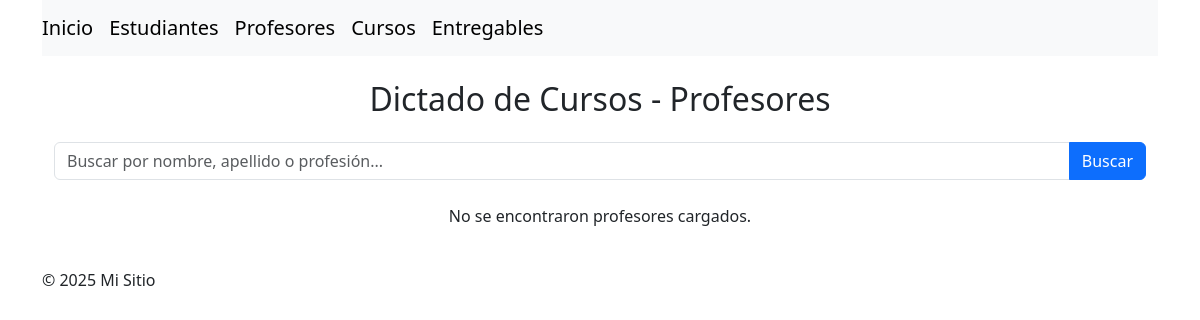
The app's page /profesores/, older data.
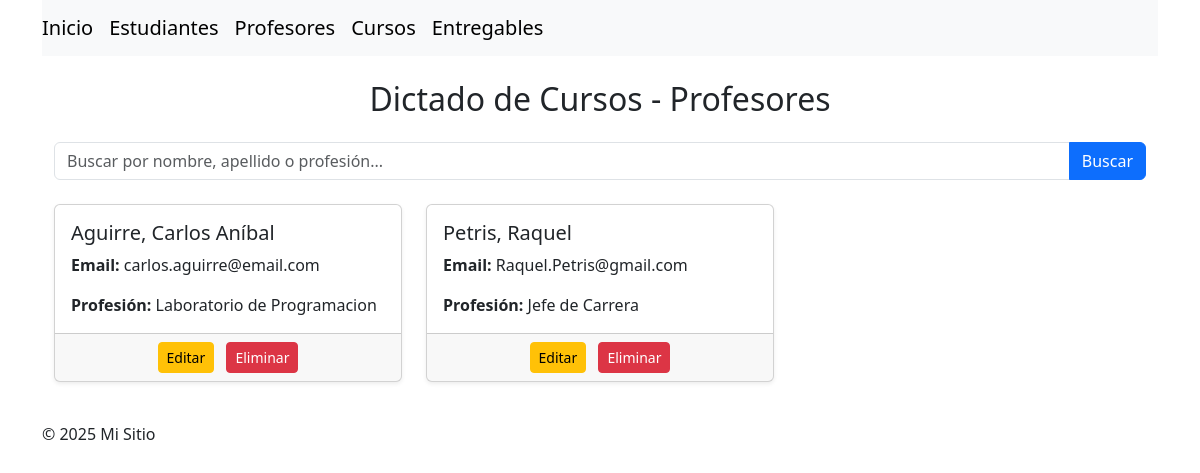
The same page, newer data.
### myapp/models.py (models this page shows, shortened)
class Profesor(models.Model) :
    nombre = models.CharField(max_length=100)
    apellido = models.CharField(max_length=100)
    profesion = models.CharField(max_length=100)
    email = models.EmailField()

### myapp/views.py (the view)
# urls.py: path('profesores/', views.profesores, name='profesores'),
def profesores(request):
    query = request.GET.get('q')
    if query:
        profesores = Profesor.objects.filter(
            models.Q(nombre__icontains=query) |
            models.Q(apellido__icontains=query) |
            models.Q(profesion__icontains=query)
        )
    else:
        profesores = Profesor.objects.all()
    return render(request, 'myapp/profesores.html', {'profesores': profesores, 'query': query})

### myapp/templates/myapp/profesores.html (shortened to what this page needs)
{% extends 'base.html' %}
{% block content %}
<div class="container mt-4">
    <h2 class="text-center mb-4">Dictado de Cursos - Profesores</h2>
    <form method="get" action="{% url 'myapp:profesores' %}" class="mb-4">
        <div class="input-group">
            <input type="text" name="q" class="form-control" placeholder="Buscar por nombre, apellido o profesión..." value="{{ query|default_if_none:'' }}">
            <button type="submit" class="btn btn-primary">Buscar</button>
        </div>
    </form>
    <div class="row">
        {% for profesor in profesores %}
            <div class="col-md-4 mb-3">
                <div class="card h-100 shadow-sm">
                    <div class="card-body">
                        <h5 class="card-title">{{ profesor.apellido }}, {{ profesor.nombre }}</h5>
                        <p class="card-text"><strong>Email:</strong> {{ profesor.email }}</p>
                        <p class="card-text"><strong>Profesión:</strong> {{ profesor.profesion }}</p>
                    </div>
                    <div class="card-footer text-center">
                        <a href="{% url 'myapp:profesorEditar' profesor.id %}" class="btn btn-warning btn-sm me-2">Editar</a>
                        <a href="{% url 'myapp:profesorEliminar' profesor.id %}" class="btn btn-danger btn-sm">Eliminar</a>
                    </div>
                </div>
            </div>
        {% empty %}
            <p class="text-center">No se encontraron profesores cargados.</p>
        {% endfor %}
    </div>
</div>
{% endblock %}

Row changes from the older to the newer data that the page shows:
added Profesor: apellido "Aguirre", nombre "Carlos Aníbal", email "carlos.aguirre@email.com", profesion "Laboratorio de Programacion"
added Profesor: apellido "Petris", nombre "Raquel", email "Raquel.Petris@gmail.com", profesion "Jefe de Carrera"
Text that changed along with them:
text no longer shown: "No se encontraron profesores cargados."
